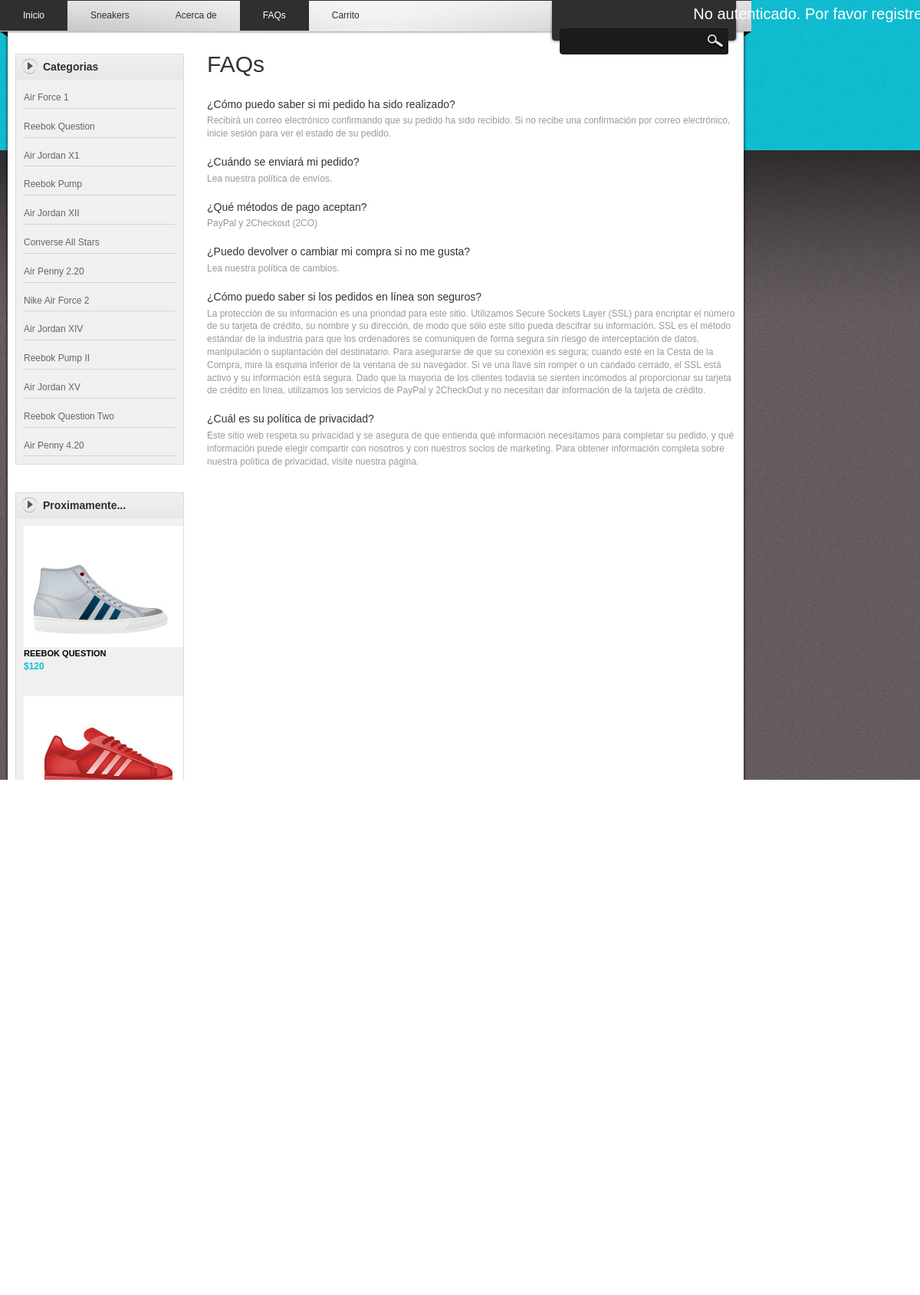
Page /SeankersIWApp/Faqs on the committed database.
### SeankersIWApp/models.py (models this page shows, shortened)
class Sneaker(models.Model):
    nombre = models.CharField(max_length=30)
    descripcion = models.CharField(max_length=300, default="")
    talla = models.IntegerField()
    precio= models.IntegerField(default=0)
    def get_absolute_url(self):
        return reverse("productdetail", args=[str(self.id)])

### SeankersIWApp/views.py (the view)
# urls.py: path('Faqs', views.faqs, name='faqs'),
def faqs(request):
    sneakers = Sneaker.objects.all()
    return render(request, 'faqs.html', {'sneakers': sneakers})

### SeankersIWApp/templates/faqs.html (shortened to what this page needs)
{% load static %}
<!DOCTYPE html
    PUBLIC "-//W3C//DTD XHTML 1.0 Transitional//EN" "http://www.w3.org/TR/xhtml1/DTD/xhtml1-transitional.dtd">
<html xmlns="http://www.w3.org/1999/xhtml">
<head>
    <link href="{% static '/css/templatemo_style.css' %}" rel="stylesheet" type="text/css" />
    <link rel="stylesheet" href="{% static '/css/nivo-slider.css' %}" type="text/css" media="screen" />
    <link rel="stylesheet" type="text/css" href="{% static '/css/ddsmoothmenu.css' %}" />
    <link rel="stylesheet" type="text/css" href="{% static '/css/slimbox2.css' %}" />
</head>
<body>
    <div id="templatemo_body_wrapper">
        <div id="templatemo_menubar">
            <div id="top_nav" class="ddsmoothmenu">
                <ul>
                    <li><a href="{% url 'index' %}">Inicio</a></li>
                    <li><a href="{% url 'products' %}">Sneakers</a></li>
                    <li><a href="{% url 'about' %}">Acerca de</a></li>
                    <li><a href="{% url 'faqs' %}" class="selected">FAQs</a></li>
                    <li><a href="{% url 'carrit' %}">Carrito</a></li>
                </ul>
                <br style="clear: left" />
            </div>
            <div style="text-align: right;margin-right: -250px;color:white;font-size: 20px;padding-top: 10px;">
                {% if user.is_authenticated %}
                Usuario: {{user.username}}
                <a href="{% url 'logout' %}">Logout</a>
                {% else %}
                No autenticado. Por favor registrese.
                {% endif %}
            </div>
            <div id="templatemo_search">
                <form action="#" method="get">
                    <input type="text" value=" " name="keyword" id="keyword" title="keyword" onfocus="clearText(this)"
                        onblur="clearText(this)" class="txt_field" />
                    <input type="submit" name="Search" value=" " alt="Search" id="searchbutton" title="Search"
                        class="sub_btn" />
                </form>
            </div>
        </div>
        <div id="templatemo_main">
            <div id="sidebar" class="float_l">
                <div class="sidebar_box">
                    <h3>Categorias</h3>
                    <div class="content">
                        {% for sneaker in sneakers %}
                        <ul class="sidebar_list">
                            <li class="first"><a href="{{ sneaker.get_absolute_url }}">{{sneaker.nombre}}</a></li>
                        </ul>
                        {% endfor %}
                    </div>
                </div>
                <div class="sidebar_box">
                    <h3>Proximamente...</h3>
                    <div class="content">
                        <div class="bs_box">
                            <a href="{% url 'products' %}"><img src="{% static '/images/product/08.jpg' %}"
                                    alt="image" /></a>
                            <h4><a href="{% url 'products' %}">REEBOK QUESTION</a></h4>
                            <p class="price">$120</p>
                        </div>
                        <div class="bs_box">
                            <a href="{% url 'products' %}"><img src="{% static '/images/product/04.jpg' %}"
                                    alt="image" /></a>
                            <h4><a href="{% url 'products' %}">NEW BALANCE ONE</a></h4>
                            <p class="price">$130</p>
                        </div>
                        <div class="bs_box">
                            <a href="{% url 'products' %}"><img src="{% static '/images/product/02.jpg' %}"
                                    alt="image" /></a>
                            <h4><a href="{% url 'products' %}">CONVERSE ALL STARS</a></h4>
                            <p class="price">$88</p>
                        </div>
                        <div class="bs_box">
                            <a href="{% url 'products' %}"><img src="{% static '/images/product/01.jpg' %}"
                                    alt="image" /></a>
                            <h4><a href="{% url 'products' %}">OFF-WHITE VULCZ</a></h4>
                            <p class="price">$380</p>
                        </div>
                    </div>
                </div>
            </div>
            <div id="content" class="float_r faqs">
                <h1>FAQs</h1>
                <h5>¿Cómo puedo saber si mi pedido ha sido realizado?</h5>
                <p>Recibirá un correo electrónico confirmando que su pedido ha sido recibido. Si no recibe una
                    confirmación por correo electrónico, inicie sesión para ver el estado de su pedido.</p>
                <h5>¿Cuándo se enviará mi pedido?</h5>
                <p>Lea nuestra política de envíos.</p>
                <h5>¿Qué métodos de pago aceptan?</h5>
                <p>PayPal y 2Checkout (2CO)</p>
                <h5>¿Puedo devolver o cambiar mi compra si no me gusta?</h5>
                <p>Lea nuestra política de cambios.</p>
                <h5>¿Cómo puedo saber si los pedidos en línea son seguros?</h5>
                <p>
                    La protección de su información es una prioridad para este sitio. Utilizamos Secure Sockets Layer
                    (SSL) para encriptar el número de su tarjeta de crédito, su nombre y su dirección, de modo que sólo
                    este sitio pueda descifrar su información. SSL es el método estándar de la industria para que los
                    ordenadores se comuniquen de forma segura sin riesgo de interceptación de datos, manipulación o
                    suplantación del destinatario. Para asegurarse de que su conexión es segura; cuando esté en la Cesta
                    de la Compra, mire la esquina inferior de la ventana de su navegador. Si ve una llave sin romper o
                    un candado cerrado, el SSL está activo y su información está segura. Dado que la mayoría de los
                    clientes todavía se sienten incómodos al proporcionar su tarjeta de crédito en línea, utilizamos los
                    servicios de PayPal y 2CheckOut y no necesitan dar información de la tarjeta de crédito.</p>
                <h5>¿Cuál es su política de privacidad?</h5>
                <p>Este sitio web respeta su privacidad y se asegura de que entienda qué información necesitamos para
                    completar su pedido, y qué información puede elegir compartir con nosotros y con nuestros socios de
                    marketing. Para obtener información completa sobre nuestra política de privacidad, visite nuestra
                    página.</p>
            </div>
        </div>
        <div id="templatemo_footer">
            <p><a href="{% url 'index' %}">Inicio</a> | <a href="{% url 'products' %}">Sneakers</a> | <a
                    href="{% url 'about' %}">Acerca de</a> | <a href="{% url 'faqs' %}">FAQs</a> | <a
                    href="{% url 'carrit' %}">Carrito</a>
            </p>
            Copyright © 2022 <a href="{% url 'index' %}">Seankers Deusto</a>
        </div>
    </div>
</body>
</html>

### SeankersIWApp/templates/static/css/templatemo_style.css (style rules this page uses)
body { margin: 0; padding: 0; color: #999; font-family: Tahoma, Geneva, sans-serif; font-size: 12px; line-height: 1.4em; background-color: white; background-repeat: repeat; background-image: url(images/templatemo_body.jpg) }
a, a:link, a:visited { color: #0299aa; font-weight: normal; text-decoration: none }
p { margin: 0 0 10px 0; padding: 0; }
img { border: none; }
h1, h2, h3, h4, h5, h6 { color: #333; font-weight: normal; }
h1 { font-size: 30px; margin: 0 0 30px; padding: 5px 0 }
h3 { font-size: 20px; margin: 0 0 20px; padding: 0; }
h4 { font-size: 16px; margin: 0 0 15px; padding: 0; }
h5 { font-size: 14px; margin: 0 0 10px; padding: 0; }
.float_l { float: left }
.float_r { float: right }
#templatemo_body_wrapper { width: 100%; background: url(images/templatemo_body_top.jpg) repeat-x top }
#templatemo_menubar { width: 980px; height: 60px; background: url(images/templatemo_menubar.png) no-repeat; }
#templatemo_main { width: 940px; padding: 10px 20px; background: url(images/templatemo_main_bg.png) repeat-y }
#content { width: 690px }
#sidebar { width: 220px }
#templatemo_footer { width: 960px; padding: 13px 10px; text-align: center; background: url(images/templatemo_footer.png) no-repeat top }
#templatemo_search { float: right; margin: 10px 30px 0; width: 220px; height: 34px; background: url(images/templatemo_search_bg.png) }
#templatemo_search form { margin: 0; padding: 0; }
#templatemo_search .txt_field { float: left; display: block; height: 22px; line-height: 22px; width: 170px; color: #999; font-size: 12px; padding: 5px; font-variant: normal; border: none; background: none; }
#templatemo_search .sub_btn { float: right; display: block; color: #fff; height: 33px; width: 40px; font-size: 11px; font-weight: 700; line-height: 26px; cursor: pointer; border: none; background: none; }
.sidebar_box { position: relative; background: #f0f0f0; margin-bottom: 36px; border: 1px solid #dbdbdb }
.sidebar_box h3 { font-size: 14px; font-weight: 700; padding: 0 10px 0 35px; margin: 0; width: 185px; height: 33px; line-height: 33px; margin-bottom: 0; background: url(images/templatemo_sidebar_header.png) no-repeat; color: #2f2f2f }
#sidebar .sidebar_box .content { padding: 10px 10px 0; }
#sidebar .sidebar_list { margin: 0; padding: 0 0 10px; list-style: none; }
#sidebar .sidebar_list li { display: block; margin: 0; padding: 5px 0; border-top: 1px solid #fff; border-bottom: 1px solid #d3d3d3 }
#sidebar .sidebar_list li.first { border-top: none }
#sidebar .sidebar_list li a { color: #666; }
.bs_box { clear: both; margin-bottom: 20px }
.bs_box img { float: left; margin-right: 10px; border: 4px solid #fff }
.bs_box h4 { margin-bottom: 0 }
.bs_box h4 a { font-size: 11px; color: #000; font-weight: 700 }
.bs_box .price { font-size: 12px; font-weight: 700; color: #11bdd1 }
.faqs p { margin-bottom: 20px }
.faqs h5 { margin-bottom: 5px }
#templatemo_footer { color: #999 }
#templatemo_footer a { color: #999; }

### SeankersIWApp/templates/static/css/ddsmoothmenu.css (style rules this page uses)
.ddsmoothmenu { float: left; }
.ddsmoothmenu ul { z-index:100; margin: 0; padding: 0; list-style-type: none; }
.ddsmoothmenu ul li { position: relative; display: inline; float: left; }
.ddsmoothmenu ul li a { display: block; padding: 0 30px; height: 40px; line-height: 40px; font-size: 12px; color: #2f2f2f; text-decoration: none; outline: none; text-align: center; }
.ddsmoothmenu ul li a.selected, .ddsmoothmenu ul li a:hover { color: #fff; background: #2f2f2f; }

### rows in the picture
Sneaker: nombre "Air Force 1"
Sneaker: nombre "Reebok Question"
Sneaker: nombre "Air Jordan X1"
Sneaker: nombre "Reebok Pump"
Sneaker: nombre "Air Jordan XII"
Sneaker: nombre "Converse All Stars"
Sneaker: nombre "Air Penny 2.20"
Sneaker: nombre "Nike Air Force 2"
Sneaker: nombre "Air Jordan XIV"
Sneaker: nombre "Reebok Pump II"
Sneaker: nombre "Air Jordan XV"
Sneaker: nombre "Reebok Question Two"
Sneaker: nombre "Air Penny 4.20"
